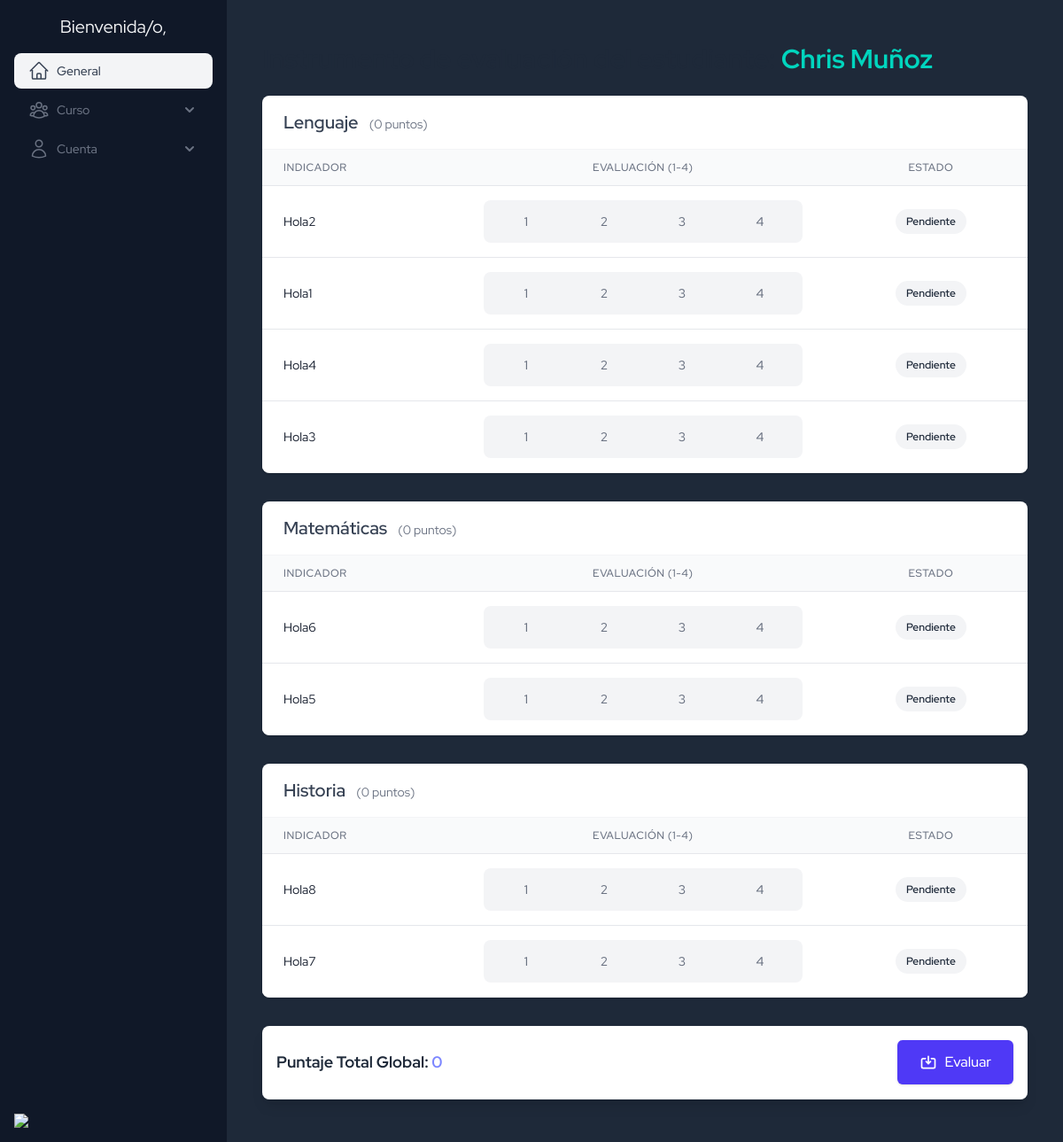
Page /instrumentos/2 on the committed database.
### core/models.py (models this page shows, shortened)
class DateTime(models.Model):
    created_at = models.DateTimeField(auto_now_add=True)
    updated_at = models.DateTimeField(auto_now=True)
    class Meta:
        abstract = True

class Estudiante(DateTime):
    first_name = models.CharField(max_length=150)
    last_name = models.CharField(max_length=150)
    rut = models.CharField(max_length=10, unique=True)
    birth_date = models.DateField()
    bapDiag = models.CharField(max_length=40)
    address = models.CharField(max_length=40)
    commune = models.CharField(max_length=40)
    etnia = models.CharField(max_length=40, null=True, blank=True)
    parents = models.ManyToManyField(Apoderado, related_name='students', blank=True)
    curso = models.ForeignKey(Curso, on_delete=models.CASCADE, related_name='students', null=True, blank=True)
    nivel = models.CharField(max_length=10, choices=Nivel.choices, default=Nivel.BASIC)

class Asignatura(models.Model):
    nombre = models.CharField(max_length=100)

### paciApp/models.py (models this page shows, shortened)
class Indicador(models.Model):
    indicador = models.CharField(max_length=150, null=True)
    paci = models.ForeignKey(PaciAppModel, on_delete=models.CASCADE, related_name='indicadores_paci', null=True)

### instrumentosApp/views.py (the view)
# urls.py: path('', index, name='index'),
def index(request, id):
    estudiante = get_student(request, id)
    paci_estudiante = (
        PaciAppModel.objects
        .filter(student_id=estudiante.id)
        .select_related("subject", "axis")
        .prefetch_related(
            Prefetch(
                'indicadores_paci',                       # relación existente en tu modelo
                queryset=Indicador.objects.all(),         # opcional: añadir filtros si los necesitas
                to_attr='indicadores'                     # cada PaciAppModel tendrá .indicadores
            )
        )
    )
    asignaturas = (
        Asignatura.objects
            .filter(
                paci_subject__student_id=estudiante.id
            )
            .prefetch_related(
                Prefetch(
                    'paci_subject',
                    queryset=paci_estudiante,
                    to_attr='paci_estudiante'
                )
            )
        ).distinct()
    context = {
        "estudiante": estudiante,
        "asignatura": asignaturas
    }
    return render(request, "indicadores.html", context)

### instrumentosApp/views.py (called while the page is built)
def get_student(request, id):
    estudiante = get_object_or_404(Estudiante, id=id)
    return estudiante

### instrumentosApp/templates/indicadores.html (shortened to what this page needs)
{% extends 'base.html' %}
{% block content %}
<div class="container mx-auto px-4 py-6">
    <div class="flex justify-between items-center mb-6">
        <h1 class="text-3xl font-bold text-gray-800 dark:text-white">
            Instrumento de evaluación del estudiante: <span class="text-teal-400">{{estudiante.first_name}}
                {{estudiante.last_name}}</span>
        </h1>
    </div>
    <form action="{% url 'instrumentosApp:evaluar_estudiante' estudiante.id%}" method="POST" id="evaluacionForm">
        {% for asig in asignatura %}
        <div class="mb-8 border-b bg-white dark:bg-gray-800 rounded-lg shadow overflow-hidden">
            <div class="flex justify-between dark:bg-gray-700 px-6 py-4 border-b dark:border-gray-600">
                <h2 class="text-xl font-semibold text-gray-700 dark:text-gray-200">
                    {{ asig.nombre }}
                    <span class="text-sm font-normal ml-2 text-gray-500" id="resumen_asig_{{ asig.id }}">(0
                        puntos)</span>
                </h2>
            </div>
            <div class="overflow-x-auto">
                <table class="min-w-full divide-y divide-gray-200 dark:divide-gray-700">
                    <thead class="bg-gray-50 dark:bg-gray-900">
                        <tr>
                            <th class="px-6 py-3 text-left text-xs font-medium text-gray-500 uppercase tracking-wider">
                                Indicador</th>
                            <th
                                class="px-6 py-3 text-center text-xs font-medium text-gray-500 uppercase tracking-wider w-1/2">
                                Evaluación (1-4)</th>
                            <th
                                class="px-6 py-3 text-center text-xs font-medium text-gray-500 uppercase tracking-wider">
                                Estado</th>
                        </tr>
                    </thead>
                    <tbody class="bg-white divide-y divide-gray-200 dark:bg-gray-800 dark:divide-gray-700">
                        {% for paci in asig.paci_estudiante %}
                        {% for indi in paci.indicadores %}
                        <tr class="hover:bg-gray-50 dark:hover:bg-gray-700 transition-colors">
                            <td class="w-80 px-6 py-4 text-sm text-gray-900 dark:text-gray-300" name="indi_{{asig.nombre}}">
                                {{ indi.indicador }}
                            </td>
                            <td class="px-6 py-4 whitespace-nowrap text-center">
                                <div class="inline-flex gap-2 bg-gray-100 dark:bg-gray-900 rounded-lg p-2" role="group">
                                    {% for valor in "1234" %}
                                    <label class="relative flex items-center justify-center cursor-pointer group">
                                        <span class="w-20 h-8 flex items-center justify-center rounded-md text-sm font-medium text-gray-500 transition-all duration-150 ease-in
                                                peer-checked:bg-indigo-600 peer-checked:text-white peer-checked:shadow-md
                                                group-hover:text-indigo-600 peer-checked:group-hover:text-white">
                                            {{ valor }}
                                        </span>
                                    </label>
                                    {% endfor %}
                                </div>
                            </td>
                            <td class="w-80 px-6 py-4 whitespace-nowrap text-center">
                                <span id="estado_{{ indi.id }}_{{ asig.id }}"
                                    class="px-3 py-1 inline-flex text-xs leading-5 font-semibold rounded-full bg-gray-100 text-gray-800 transition-all duration-150 ease-in">
                                    Pendiente
                                </span>
                            </td>
                        </tr>
                        {% endfor %}
                        {% endfor %}
                    </tbody>
                </table>
            </div>
        </div>
        {% endfor %}
        <div
            class="sticky bottom-0 rounded-lg bg-white dark:bg-gray-900 border-b p-4 shadow-lg flex justify-between items-center z-10">
            <div class="text-lg font-bold text-gray-800 dark:text-white">
                Puntaje Total Global: <span id="total_global" name="pje_total" class="text-indigo-400">0</span>
            </div>
            <button type="submit"
                class="inline-flex items-center px-6 py-3 border border-transparent text-base font-medium rounded-md shadow-sm text-white bg-indigo-600 hover:bg-indigo-700 focus:outline-none focus:ring-2 focus:ring-offset-2 focus:ring-indigo-500 transition-transform transform active:scale-95">
                <svg xmlns="http://www.w3.org/2000/svg" class="h-5 w-5 mr-2" fill="none" viewBox="0 0 24 24"
                    stroke="currentColor">
                    <path stroke-linecap="round" stroke-linejoin="round" stroke-width="2"
                        d="M8 7H5a2 2 0 00-2 2v9a2 2 0 002 2h14a2 2 0 002-2V9a2 2 0 00-2-2h-3m-1 4l-3 3m0 0l-3-3m3 3V4" />
                </svg>
                Evaluar
            </button>
        </div>
    </form>
</div>
{% endblock %}

### templates/base.html (style rules this page uses)
body { font-family: 'Red Hat Display', sans-serif; }

### rows in the picture
Estudiante: first_name "Chris", last_name "Muñoz"
Asignatura: nombre "Lenguaje"
Indicador: indicador "Hola2", valor "1" "2" "3" "4"
Indicador: indicador "Hola1", valor "1" "2" "3" "4"
Indicador: indicador "Hola4", valor "1" "2" "3" "4"
Indicador: indicador "Hola3", valor "1" "2" "3" "4"
Asignatura: nombre "Matemáticas"
Indicador: indicador "Hola6", valor "1" "2" "3" "4"
Indicador: indicador "Hola5", valor "1" "2" "3" "4"
Asignatura: nombre "Historia"
Indicador: indicador "Hola8", valor "1" "2" "3" "4"
Indicador: indicador "Hola7", valor "1" "2" "3" "4"
